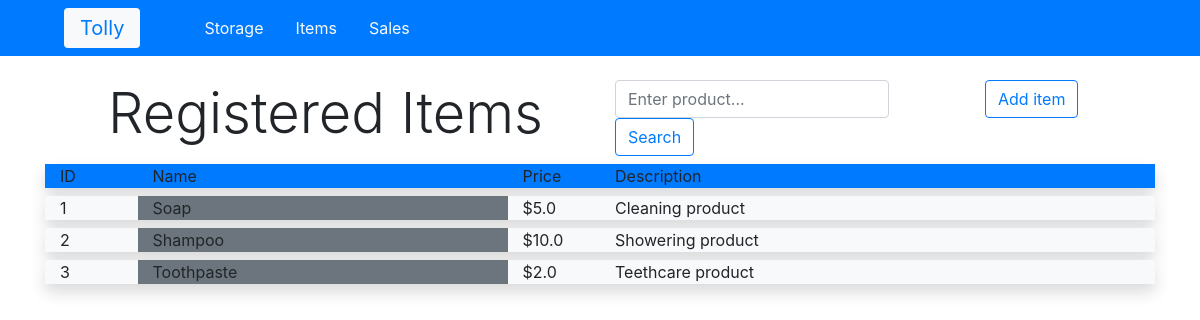
Before: /items/regitems/ with the older database file.
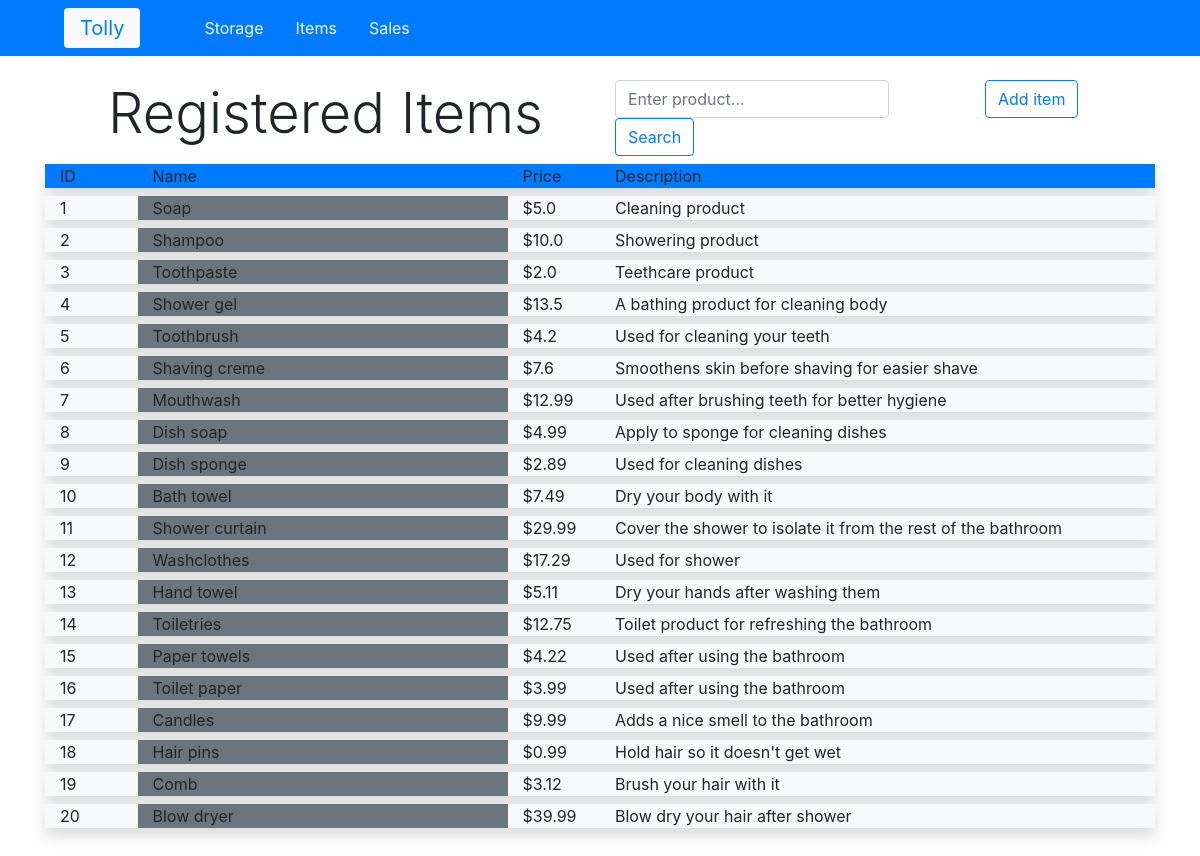
After: the same page with the newer database file.
### items/models.py (models this page shows, shortened)
class Item(models.Model):
    objects = models.Manager()
    name = models.CharField(max_length=200)
    price = models.FloatField()
    description = models.CharField(max_length=200)

### items/views.py (the view)
# urls.py: path('regitems/', views.regitems, name='regitems'),
def regitems(request):
    items_list = Item.objects.all()
    context = {'items_list': items_list}
    return render(request, 'items/regitems.html', context)

### templates/items/regitems.html
{% extends 'base.html' %}
{% block content %}
<div class="container-fluid pb-5">
    <div class='row mb-2'>
        <div class='col-6'>
            <h1 class='display-4 ml-5'>Registered Items</h1>
        </div>
        <div class='col-4'>
            <form class="form-inline my-2 my-lg-0">
                <input class="form-control mr-sm-2" type="search" placeholder="Enter product...">
                <button class="btn btn-outline-primary my-2 my-sm-0" type="submit">Search</button>
            </form>
        </div>
        <div class='col-2'>
            <button class="btn btn-outline-primary" type="submit">Add item</button>
        </div>
    </div>
    <div class="row mb-2 shadow">
            <div class="col-1 bg-primary">
                ID
            </div>
            <div class="col-4 bg-primary">
                Name
            </div>
            <div class="col-1 bg-primary">
                Price
            </div>
            <div class="col-6 bg-primary">
                Description
            </div>
        </div>
    {% if items_list %}
        {% for item in items_list %}
        <div class="row mb-2 shadow">
            <div class="col-1 bg-light">
                {{ item.id }}
            </div>
            <div class="col-4 bg-secondary">
                {{ item.name }}
            </div>
            <div class="col-1 bg-light">
                ${{ item.price }}
            </div>
            <div class="col-6 bg-light">
                {{ item.description }}
            </div>
        </div>
        {% endfor %}
    {% else %}
        <p>No items available</p>
    {% endif %}
</div>
{% endblock %}

Changed rows visible on the page:
added Item: id "4", name "Shower gel", price "13.5", description "A bathing product for cleaning body"
added Item: id "5", name "Toothbrush", price "4.2", description "Used for cleaning your teeth"
added Item: id "6", name "Shaving creme", price "7.6", description "Smoothens skin before shaving for easier shave"
added Item: id "7", name "Mouthwash", price "12.99", description "Used after brushing teeth for better hygiene"
added Item: id "8", name "Dish soap", price "4.99", description "Apply to sponge for cleaning dishes"
added Item: id "9", name "Dish sponge", price "2.89", description "Used for cleaning dishes"
added Item: id "10", name "Bath towel", price "7.49", description "Dry your body with it"
added Item: id "11", name "Shower curtain", price "29.99", description "Cover the shower to isolate it from the rest of the bathroom"
added Item: id "12", name "Washclothes", price "17.29", description "Used for shower"
added Item: id "13", name "Hand towel", price "5.11", description "Dry your hands after washing them"
added Item: id "14", name "Toiletries", price "12.75", description "Toilet product for refreshing the bathroom"
added Item: id "15", name "Paper towels", price "4.22", description "Used after using the bathroom"
added Item: id "16", name "Toilet paper", price "3.99", description "Used after using the bathroom"
added Item: id "17", name "Candles", price "9.99", description "Adds a nice smell to the bathroom"
added Item: id "18", name "Hair pins", price "0.99", description "Hold hair so it doesn't get wet"
added Item: id "19", name "Comb", price "3.12", description "Brush your hair with it"
added Item: id "20", name "Blow dryer", price "39.99", description "Blow dry your hair after shower"
